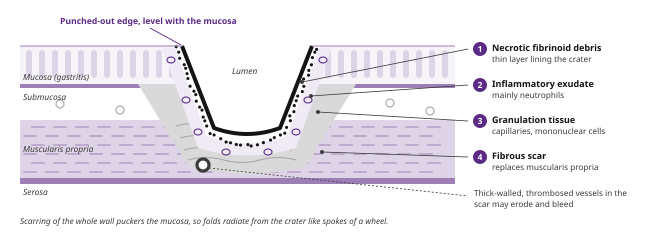

Python code for this plot:
"""Chronic peptic ulcer in cross-section: the four zones of the base. Run: python3 illus/ch02_peptic_ulcer.py"""
import os, sys, math
sys.path.insert(0, os.path.join(os.path.dirname(__file__), "..", "tools"))
from diagrams import A, A60, A40, A20, A10, A05, INK, INK2, G20, G40, G05, esc
W, H = 665, 232
X0, X1 = 20, 455
yM0, yMM, yS0, yP0, yP1, ySe = 46, 84, 88, 120, 178, 184   # mucosa top, musc. mucosae, submucosa, propria top/bottom, serosa
o = [f'<svg xmlns="http://www.w3.org/2000/svg" viewBox="0 0 {W} {H}" width="{W}" height="{H}" font-family="BookSans, sans-serif">']
# wall layers
o.append(f'<rect x="{X0}" y="{yM0}" width="{X1-X0}" height="{yMM-yM0}" fill="{A05}"/>')
for x in range(X0 + 6, X1 - 4, 13):
    o.append(f'<rect x="{x}" y="{yM0+4}" width="6" height="{yMM-yM0-10}" rx="3" fill="{A20}"/>')
o.append(f'<rect x="{X0}" y="{yMM}" width="{X1-X0}" height="{yS0-yMM}" fill="{A60}"/>')
o.append(f'<rect x="{X0}" y="{yS0}" width="{X1-X0}" height="{yP0-yS0}" fill="#fff"/>')
for cx, cy in ((60, 104), (120, 110), (390, 103), (430, 111)):
    o.append(f'<circle cx="{cx}" cy="{cy}" r="4" fill="none" stroke="{G40}" stroke-width="1.2"/>')
o.append(f'<rect x="{X0}" y="{yP0}" width="{X1-X0}" height="{yP1-yP0}" fill="{A20}"/>')
for y in range(yP0 + 7, yP1 - 3, 9):
    for x in range(X0 + 4 + (y % 2) * 8, X1 - 14, 22):
        o.append(f'<line x1="{x}" y1="{y}" x2="{x+12}" y2="{y}" stroke="{A40}" stroke-width="2" stroke-linecap="round"/>')
o.append(f'<rect x="{X0}" y="{yP1}" width="{X1-X0}" height="{ySe-yP1}" fill="{A60}"/>')
# ulcer zones, drawn outside-in
def trap(dl, db, top, base_y, bulge):
    """crater-shaped polygon widened by dl at the top and db at the base"""
    lx0, rx0 = 182 - dl, 312 + dl
    lx1, rx1 = 214 - db, 280 + db
    return f'M{lx0},{top} L{lx1},{base_y} Q247,{base_y+bulge} {rx1},{base_y} L{rx0},{top} Z'
o.append(f'<path d="{trap(44, 26, yMM, 166, 16)}" fill="{G20}"/>')            # fibrous scar
for i, y in enumerate((126, 138, 150, 160)):
    o.append(f'<path d="M{176+i*4},{y} q18,-5 36,0 t36,0 t36,0" fill="none" stroke="{G40}" stroke-width="1.1"/>')
o.append(f'<circle cx="203" cy="165" r="6" fill="#fff" stroke="{INK2}" stroke-width="3.2"/>')   # thick-walled artery
o.append(f'<path d="{trap(20, 16, yM0+2, 148, 15)}" fill="{A10}"/>')            # granulation tissue
pts = [(171, 60), (186, 100), (198, 132), (226, 152), (268, 152), (296, 132), (308, 100), (323, 60)]
for cx, cy in pts:
    o.append(f'<path d="M{cx-4},{cy} a4,3 0 1,0 8,0 a4,3 0 1,0 -8,0" fill="none" stroke="{A}" stroke-width="1.1"/>')
o.append(f'<path d="{trap(8, 7, yM0, 136, 14)}" fill="#fff"/>')                 # inflammatory exudate
import random
random.seed(4)
for t in [i / 46 for i in range(47)]:
    # walk along the crater outline: left wall, base, right wall
    if t < 0.35:
        u = t / 0.35; x, y = 177 + (209 - 177) * u, 48 + (133 - 48) * u
    elif t < 0.65:
        u = (t - 0.35) / 0.30; x, y = 209 + (285 - 209) * u, 133 + 13 * math.sin(math.pi * u)
    else:
        u = (t - 0.65) / 0.35; x, y = 285 + (317 - 285) * u, 133 - (133 - 48) * u
    o.append(f'<circle cx="{x+random.uniform(-1.5,1.5):.1f}" cy="{y+random.uniform(-1.5,1.5):.1f}" r="1.6" fill="{INK}"/>')
# crater (lumen) with necrotic fibrinoid lining
o.append(f'<path d="M182,{yM0} L214,128 Q247,140 280,128 L312,{yM0}" fill="#fff" stroke="{INK}" stroke-width="4" stroke-linejoin="round"/>')
o.append(f'<line x1="{X0}" y1="{yM0}" x2="182" y2="{yM0}" stroke="{A60}" stroke-width="1"/><line x1="312" y1="{yM0}" x2="{X1}" y2="{yM0}" stroke="{A60}" stroke-width="1"/>')
# layer names (left)
def lt(x, y, s, col=INK2, it=True, w="400"):
    o.append(f'<text x="{x}" y="{y}" font-size="8.4" font-weight="{w}" fill="{col}"{" font-style=\"italic\"" if it else ""}>{esc(s)}</text>')
lt(X0 + 3, yM0 + 34, "Mucosa (gastritis)")
lt(X0 + 3, yS0 + 12, "Submucosa")
lt(X0 + 3, yP0 + 32, "Muscularis propria")
lt(X0 + 3, ySe + 11, "Serosa")
lt(232, 74, "Lumen", INK2)
# labelled zones (right) with leader lines
def label(y, title, sub, px, py, n):
    lx = 474
    o.append(f'<line x1="{px}" y1="{py}" x2="{lx-6}" y2="{y-3}" stroke="{INK2}" stroke-width="0.8"/>')
    o.append(f'<circle cx="{px}" cy="{py}" r="2" fill="{INK2}"/>')
    o.append(f'<circle cx="{lx+6}" cy="{y-3}" r="7" fill="{A}"/><text x="{lx+6}" y="{y}" font-size="8.4" font-weight="700" fill="#fff" text-anchor="middle">{n}</text>')
    o.append(f'<text x="{lx+18}" y="{y-1}" font-size="9" font-weight="700" fill="{INK}">{esc(title)}</text>')
    o.append(f'<text x="{lx+18}" y="{y+10}" font-size="8.2" fill="{INK2}">{esc(sub)}</text>')
label(52, "Necrotic fibrinoid debris", "thin layer lining the crater", 302, 82, 1)
label(88, "Inflammatory exudate", "mainly neutrophils", 311, 96, 2)
label(124, "Granulation tissue", "capillaries, mononuclear cells", 318, 112, 3)
label(160, "Fibrous scar", "replaces muscularis propria", 322, 152, 4)
o.append(f'<text x="{474}" y="{196}" font-size="8.2" fill="{INK2}">Thick-walled, thrombosed vessels in the</text>')
o.append(f'<text x="{474}" y="{207}" font-size="8.2" fill="{INK2}">scar may erode and bleed</text>')
o.append(f'<line x1="209" y1="168" x2="468" y2="196" stroke="{INK2}" stroke-width="0.8" stroke-dasharray="2 2"/>')
o.append(f'<text x="{60}" y="{24}" font-size="8.6" font-weight="700" fill="{A}">Punched-out edge, level with the mucosa</text>')
o.append(f'<line x1="150" y1="28" x2="181" y2="{yM0-1}" stroke="{A}" stroke-width="0.9"/>')
o.append(f'<text x="{X0}" y="{H-8}" font-size="8.2" fill="{INK2}" font-style="italic">Scarring of the whole wall puckers the mucosa, so folds radiate from the crater like spokes of a wheel.</text>')
o.append("</svg>")
open(os.path.join(os.path.dirname(__file__), "ch02_peptic_ulcer.svg"), "w", encoding="utf-8").write("\n".join(o))
print("ok")
